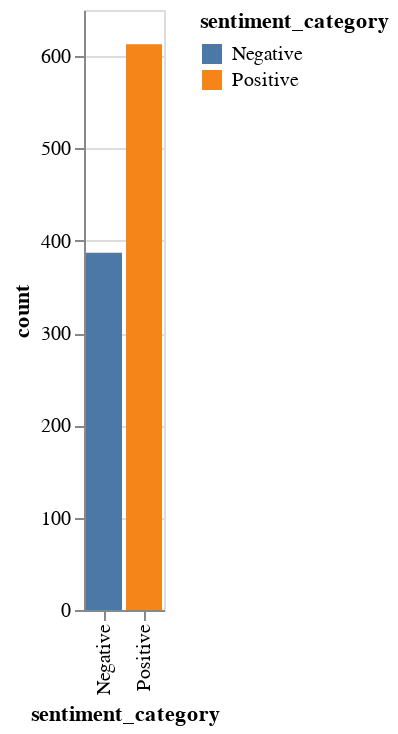

Write notebook code for a chart like this one.
### Markdown cell above
# Create a bar chart showing the count of positive and negative sentiments

### Code cell
alt.Chart(sentiment_counts).mark_bar().encode(
    x='sentiment_category',
    y='count',
    color='sentiment_category'  # Color-code the bars
)

### Figure 1 — Vega-Lite specification as saved in the notebook (floating-point values rounded to 4 significant figures)
{"config": {"view": {"continuousWidth": 300, "continuousHeight": 300}}, "data": {"name": "data-ebfdf3c63d7605de0d1b4d2677c2ab2c"}, "mark": {"type": "bar"}, "encoding": {"color": {"field": "sentiment_category", "type": "nominal"}, "x": {"field": "sentiment_category", "type": "nominal"}, "y": {"field": "count", "type": "quantitative"}}, "$schema": "https://vega.github.io/schema/vega-lite/v5.20.1.json", "datasets": {"data-ebfdf3c63d7605de0d1b4d2677c2ab2c": [{"sentiment_category": "Negative", "count": 387}, {"sentiment_category": "Positive", "count": 613}]}}
